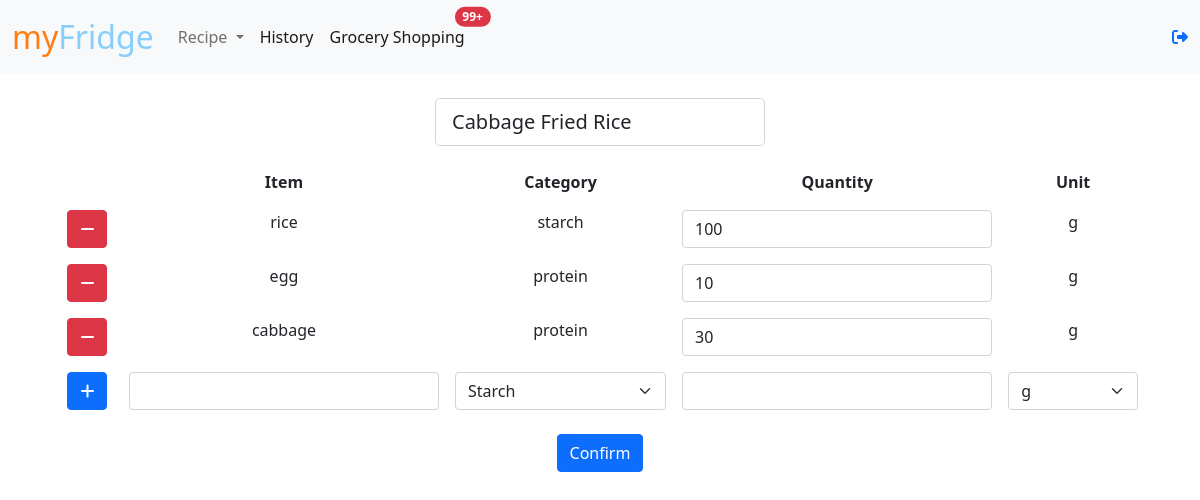
The page /recipe/edit?id=4 (signed in) on the database its author committed.
### tables this page shows
CREATE TABLE recipes (id INTEGER PRIMARY KEY, name TEXT NOT NULL, count INTEGER NOT NULL, timestamp TIMESTAMP DEFAULT CURRENT_TIMESTAMP);

CREATE TABLE ingredients (id INTEGER PRIMARY KEY, item_id INTEGER, quantity NUMERIC, recipe_id INTEGER, FOREIGN KEY (item_id) REFERENCES items(id), FOREIGN KEY (recipe_id) REFERENCES recipe(id));

CREATE TABLE items (id INTEGER PRIMARY KEY, item TEXT NOT NULL, unit TEXT NOT NULL, category TEXT, UNIQUE(item));

### app.py (the view, shortened to what this page needs)
@login_required
@app.route('/recipe/edit', methods=["GET", "POST"])
def edit_recipe():
    db = get_db()
    recipe_id = request.args['id']
    recipe = db.execute('SELECT * FROM recipes WHERE id = ?', [recipe_id]).fetchall()[0]
    ingredients = db.execute('SELECT it.id, item, category, quantity, unit FROM ingredients ing JOIN items it ON ing.item_id = it.id WHERE recipe_id = ?', [recipe_id]).fetchall()
    return render_template('edit_recipe.html', recipe=recipe, ingredients=ingredients)

### app.py (called while the page is built)
def get_db():
    db = getattr(g, '_database', None)
    if db is None:
        db = g._database = sqlite3.connect(database)
        db.row_factory = sqlite3.Row
    return db

@app.teardown_appcontext
def close_connection(exception):
    db = getattr(g, '_database', None)
    if db is not None:
        db.close()

@app.after_request
def after_request(response):
    response.headers["Cache-Control"] = "no-cache, no-store, must-revalidate"
    response.headers["Expires"] = 0
    response.headers["Pragma"] = "no-cache"
    return response

@app.context_processor
def utility_processor():
    return dict(abs=abs)

### templates/edit_recipe.html (shortened to what this page needs)
{% extends 'layout.html' %}
{% block main %}
<div class="m-3" id="edit-recipe-form">
    <form action="/recipe/edit" method="post" autocomplete="off">
        <div class="container my-3">
            <div class="row">
              <div class="col">
              </div>
              <div class="col-md-auto">
                  <div class='flex-row'>
                    <input type="text" class='form-control form-control-lg' value="{{recipe.name}}" name="recipe-name" required>
                  </div>
              </div>
              <div class="col">
              </div>
            </div>
        </div>
        <table class="table table-borderless">
            <thead>
                <tr>
                    <th></th>
                    <th>Item</th>
                    <th>Category</th>
                    <th>Quantity</th>
                    <th>Unit</th>
                </tr>
            </thead>
            <tbody id="item-block">
                {% for ing in ingredients %}
                <tr>
                    <td>
                        <button class="btn btn-danger" id="btn-minus"><i class="fa-solid fa-minus"></i></button>
                    </td>
                    <td>{{ing.item}}</td>
                    <td>{{ing.category}}</td>
                    <td>
                        <input type="number" class="form-control" placeholder={{ing.quantity}} value={{ing.quantity}} name="org-{{ing.id}}" required>
                    </td>
                    <td>
                        {{ing.unit}}
                    </td>
                </tr>
                {% endfor %}
                <tr id="item-row">
                    <td>
                        <button class="btn btn-primary" id="btn-plus">
                            <i class="fa-solid fa-plus"></i>
                        </button>
                    </td>
                    <td>
                        <input list="items" class="form-control" name="itm-0">
                    </td>
                    <td>
                        <select class="form-select" aria-label="category" name="cat-0">
                            <option selected value="starch">Starch</option>
                        </select>
                    </td>
                    <td><input type="number" class="form-control" name="qty-0"></td>
                    <td>
                        <select class="form-select" aria-label="unit" name="uni-0">
                            <option selected value="g">g</option>
                        </select>
                    </td>
                </tr>
            </tbody>
        </table>
        <input class="btn btn-primary" type="submit" value="Confirm">
    </form>
</div>
{% endblock %}

### rows shown on the page
recipes: recipe-name "Cabbage Fried Rice"
ingredients: item "rice", category "starch", quantity "100", unit "g"
ingredients: item "egg", category "protein", quantity "10", unit "g"
ingredients: item "cabbage", category "protein", quantity "30", unit "g"
